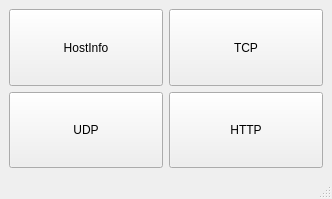
<?xml version="1.0" encoding="UTF-8"?>
<ui version="4.0">
 <class>MainWindow</class>
 <widget class="QMainWindow" name="MainWindow">
  <property name="geometry">
   <rect>
    <x>0</x>
    <y>0</y>
    <width>332</width>
    <height>199</height>
   </rect>
  </property>
  <property name="windowTitle">
   <string>MainWindow</string>
  </property>
  <widget class="QWidget" name="centralwidget">
   <layout class="QGridLayout" name="gridLayout">
    <item row="0" column="0">
     <widget class="QPushButton" name="btnHostInfo">
      <property name="sizePolicy">
       <sizepolicy hsizetype="Minimum" vsizetype="Expanding">
        <horstretch>0</horstretch>
        <verstretch>0</verstretch>
       </sizepolicy>
      </property>
      <property name="text">
       <string>HostInfo</string>
      </property>
     </widget>
    </item>
    <item row="0" column="1">
     <widget class="QPushButton" name="btnTcp">
      <property name="sizePolicy">
       <sizepolicy hsizetype="Minimum" vsizetype="Expanding">
        <horstretch>0</horstretch>
        <verstretch>0</verstretch>
       </sizepolicy>
      </property>
      <property name="text">
       <string>TCP</string>
      </property>
     </widget>
    </item>
    <item row="1" column="0">
     <widget class="QPushButton" name="btnUdp">
      <property name="sizePolicy">
       <sizepolicy hsizetype="Minimum" vsizetype="Expanding">
        <horstretch>0</horstretch>
        <verstretch>0</verstretch>
       </sizepolicy>
      </property>
      <property name="text">
       <string>UDP</string>
      </property>
     </widget>
    </item>
    <item row="1" column="1">
     <widget class="QPushButton" name="btnHttp">
      <property name="sizePolicy">
       <sizepolicy hsizetype="Minimum" vsizetype="Expanding">
        <horstretch>0</horstretch>
        <verstretch>0</verstretch>
       </sizepolicy>
      </property>
      <property name="text">
       <string>HTTP</string>
      </property>
     </widget>
    </item>
   </layout>
  </widget>
  <widget class="QMenuBar" name="menubar">
   <property name="geometry">
    <rect>
     <x>0</x>
     <y>0</y>
     <width>332</width>
     <height>21</height>
    </rect>
   </property>
  </widget>
  <widget class="QStatusBar" name="statusbar"/>
 </widget>
 <resources/>
 <connections/>
</ui>
